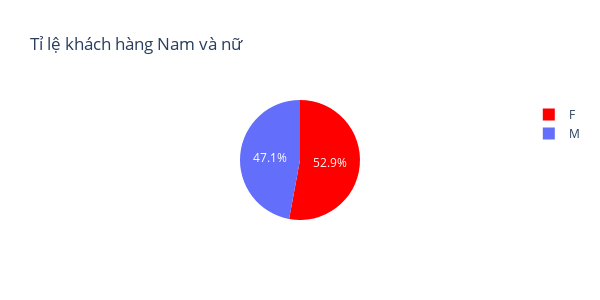

Here is the notebook cell this chart was saved with:
### Code cell
trace = go.Pie(labels=df["Gender"].value_counts().index, 
                values=df["Gender"].value_counts().values, 
                marker=dict(colors=['red']), 
                hoverinfo="value"
              )
data = [trace]
layout = go.Layout(title="Tỉ lệ khách hàng Nam và nữ", 
                   width=600,                        
                  height=300)
fig = go.Figure(data = data,layout = layout)
iplot(fig)

### Figure 1 — Plotly figure (JSON) as saved in the notebook; plotly's stock layout.template omitted (floating-point values rounded to 4 significant figures)
{"data": [{"hoverinfo": "value", "labels": ["F", "M"], "marker": {"colors": ["red"]}, "type": "pie", "values": [5358, 4769]}], "layout": {"height": 300, "title": {"text": "Tỉ lệ khách hàng Nam và nữ"}, "width": 600}}
